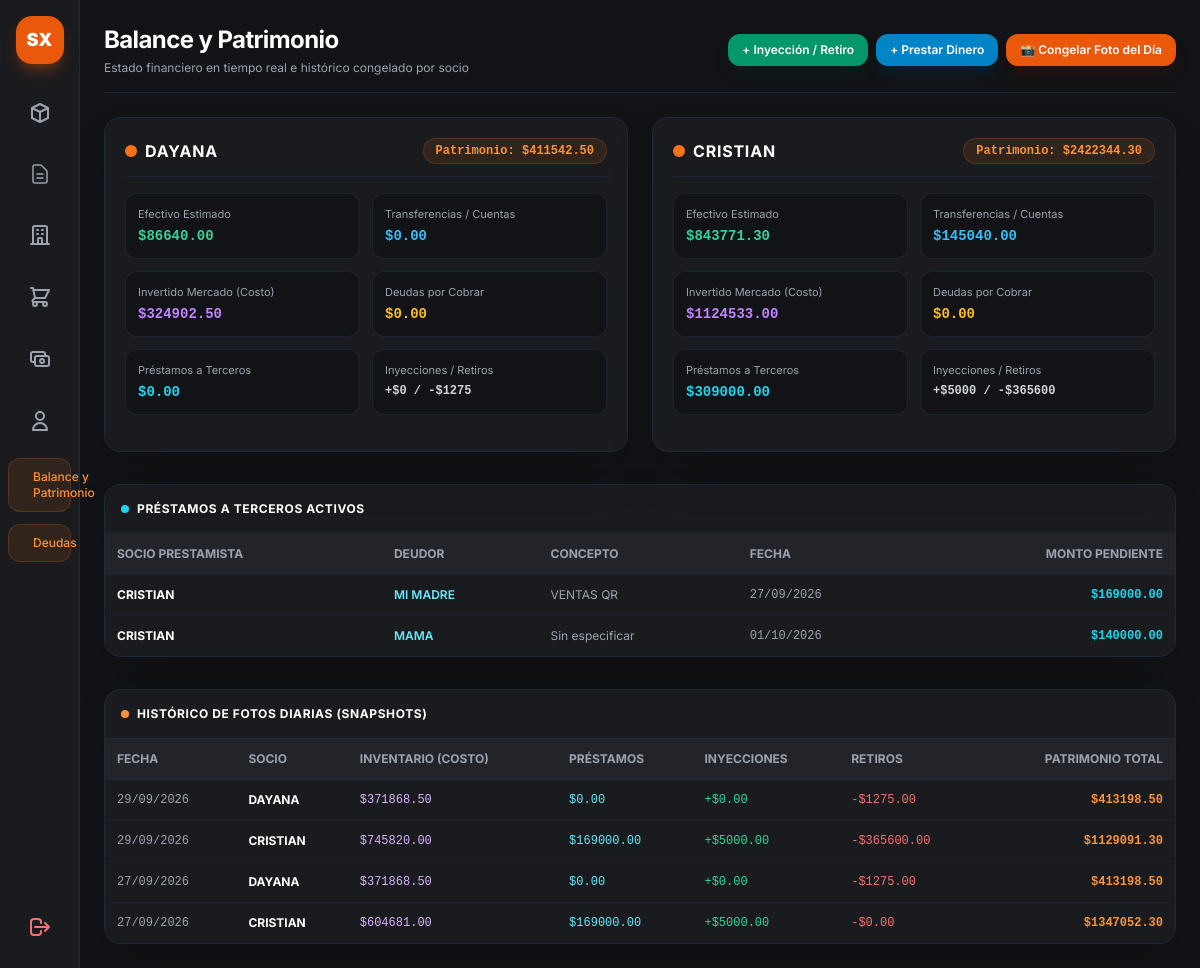
The page /admin/balance (signed in) on the database its author committed.
### app.py (models this page shows)
class Propietario(db.Model):
    __tablename__ = 'propietarios'
    id = db.Column(db.Integer, primary_key=True)
    nombre = db.Column(db.String(100), nullable=False, unique=True)
    descripcion = db.Column(db.String(200))
    productos = db.relationship('Producto', backref='propietario', lazy=True)

class PrestamoTercero(db.Model):
    __tablename__ = 'prestamos_terceros'
    id = db.Column(db.Integer, primary_key=True)
    propietario_id = db.Column(db.Integer, db.ForeignKey('propietarios.id'), nullable=False)
    deudor_nombre = db.Column(db.String(100), nullable=False)
    monto = db.Column(db.Float, nullable=False)
    saldo_pendiente = db.Column(db.Float, nullable=False)
    metodo_pago = db.Column(db.String(20), default='EFECTIVO')  # 'EFECTIVO' o 'TRANSFERENCIA'
    concepto = db.Column(db.String(255), nullable=True)
    fecha = db.Column(db.DateTime, default=datetime.now)
    estado = db.Column(db.String(20), default='PENDIENTE')
    propietario = db.relationship('Propietario', backref=db.backref('prestamos', lazy=True))

class SnapshotBalanceDiario(db.Model):
    __tablename__ = 'snapshots_balance_diario'
    id = db.Column(db.Integer, primary_key=True)
    fecha = db.Column(db.Date, nullable=False)
    propietario_nombre = db.Column(db.String(100), nullable=False)
    efectivo = db.Column(db.Float, default=0.0)
    transferencia = db.Column(db.Float, default=0.0)
    inventario_costo = db.Column(db.Float, default=0.0)
    deudas_por_cobrar = db.Column(db.Float, default=0.0)
    prestamos_otorgados = db.Column(db.Float, default=0.0)
    inyecciones = db.Column(db.Float, default=0.0)
    retiros = db.Column(db.Float, default=0.0)
    patrimonio_total = db.Column(db.Float, default=0.0)

### app.py (the view, shortened to what this page needs)
@app.route('/admin/balance')
def vista_balance():
    if 'user' not in session or session.get('rol') != 'admin':
        return redirect(url_for('login'))
    propietarios = Propietario.query.all()
    balance_propietarios = []
    for prop in propietarios:
        productos_prop = Producto.query.filter_by(propietario_id=prop.id).all()
        inventario_costo = sum((obtener_stock_total(p) * (p.precio_costo or 0.0)) for p in productos_prop)
        deudas_cobrar = 0.0
        try:
            filas_deudas = db.session.execute(
                db.text("SELECT * FROM deudas_cierre WHERE LOWER(COALESCE(estado, '')) = 'pendiente' OR cierre_pago_id IS NULL")
            ).mappings().all()
            for row in filas_deudas:
                estado_str = str(row.get('estado', '')).lower()
                if estado_str == 'pagado' or row.get('cierre_pago_id') is not None:
                    continue
        except Exception:
            deudas_cobrar = 0.0
        prestamos = PrestamoTercero.query.filter_by(propietario_id=prop.id, estado='PENDIENTE').all()
        prestamos_efectivo = sum(p.saldo_pendiente for p in prestamos if not getattr(p, 'metodo_pago', None) or p.metodo_pago == 'EFECTIVO')
        prestamos_transf = sum(p.saldo_pendiente for p in prestamos if getattr(p, 'metodo_pago', None) == 'TRANSFERENCIA')
        total_prestamos = prestamos_efectivo + prestamos_transf
        movs = MovimientoCapital.query.filter_by(propietario_id=prop.id).all()
        inyecciones_efectivo = sum(m.monto for m in movs if m.tipo == 'INYECCION' and (not getattr(m, 'metodo_pago', None) or m.metodo_pago == 'EFECTIVO'))
        retiros_efectivo = sum(m.monto for m in movs if m.tipo == 'RETIRO' and (not getattr(m, 'metodo_pago', None) or m.metodo_pago == 'EFECTIVO'))
        inyecciones_transf = sum(m.monto for m in movs if m.tipo == 'INYECCION' and getattr(m, 'metodo_pago', None) == 'TRANSFERENCIA')
        retiros_transf = sum(m.monto for m in movs if m.tipo == 'RETIRO' and getattr(m, 'metodo_pago', None) == 'TRANSFERENCIA')
        total_inyecciones = inyecciones_efectivo + inyecciones_transf
        total_retiros = retiros_efectivo + retiros_transf
        compras_socio = Compra.query.filter_by(propietario_id=prop.id).all() if 'Compra' in globals() else []
        compras_efectivo = sum(c.total_compra for c in compras_socio if c.metodo_pago == 'EFECTIVO' or not c.metodo_pago)
        compras_transf = sum(c.total_compra for c in compras_socio if c.metodo_pago == 'TRANSFERENCIA')
        efectivo_acumulado = 0.0
        transferencias_cierres = 0.0
        es_cristian = 'CRISTIAN' in prop.nombre.upper()
        if 'CierreDia' in globals():
            cierres = CierreDia.query.all()
            for c in cierres:
                if hasattr(c, 'detalles'):
                    for d in c.detalles:
                        prod = Producto.query.get(d.producto_id)
                        if prod and prod.propietario_id == prop.id:
                            efectivo_acumulado += (d.subtotal or 0.0)
                if es_cristian and hasattr(c, 'total_transferencias') and c.total_transferencias:
                    transferencias_cierres += (c.total_transferencias or 0.0)
        efectivo_liquido = max(0.0, efectivo_acumulado + inyecciones_efectivo - retiros_efectivo - prestamos_efectivo - compras_efectivo)
        transferencias_acumuladas = max(0.0, transferencias_cierres + inyecciones_transf - retiros_transf - prestamos_transf - compras_transf)
        patrimonio_total = efectivo_liquido + transferencias_acumuladas + inventario_costo + deudas_cobrar + total_prestamos
        balance_propietarios.append({
            'propietario': prop,
            'efectivo': efectivo_liquido,
            'transferencia': transferencias_acumuladas,
            'inventario_costo': inventario_costo,
            'deudas_por_cobrar': deudas_cobrar,
            'prestamos': total_prestamos,
            'inyecciones': total_inyecciones,
            'retiros': total_retiros,
            'patrimonio_total': patrimonio_total
        })
    snapshots = SnapshotBalanceDiario.query.order_by(SnapshotBalanceDiario.fecha.desc()).limit(30).all()
    prestamos_activos = PrestamoTercero.query.filter_by(estado='PENDIENTE').all()
    return render_template(
        'admin_balance.html',
        balance_propietarios=balance_propietarios,
        snapshots=snapshots,
        prestamos=prestamos_activos,
        propietarios=propietarios
    )

### app.py (called while the page is built)
def obtener_stock_total(producto):
    if hasattr(producto, 'stocks'):
        if isinstance(producto.stocks, (list, tuple)) or hasattr(producto.stocks, '__iter__'):
            return sum(getattr(s, 'cantidad', getattr(s, 'stock', 0)) for s in producto.stocks)
        return producto.stocks or 0
    return getattr(producto, 'stock', 0)

@app.context_processor
def inject_today():
    return {'hoy': date.today()}

### templates/admin_balance.html (shortened to what this page needs)
{% extends "base.html" %}
{% block content %}
<main class="flex-1 flex flex-col min-w-0 overflow-y-auto p-4 md:p-6 bg-[#121316]">
    <header class="mb-6 flex flex-col sm:flex-row sm:items-center justify-between gap-4 border-b border-gray-800/80 pb-4">
        <div>
            <h1 class="text-2xl font-bold text-white tracking-tight flex items-center gap-2">
                <span>Balance y Patrimonio</span>
            </h1>
            <p class="text-xs text-gray-400 mt-1">Estado financiero en tiempo real e histórico congelado por socio</p>
        </div>
        <div class="flex flex-wrap gap-2">
            <button onclick="abrirModal('modal-movimiento')" class="px-3.5 py-2 bg-emerald-600 hover:bg-emerald-500 text-white rounded-xl text-xs font-semibold transition flex items-center gap-1.5 shadow-lg shadow-emerald-950/40">
                <span>+ Inyección / Retiro</span>
            </button>
            <button onclick="abrirModal('modal-prestamo')" class="px-3.5 py-2 bg-sky-600 hover:bg-sky-500 text-white rounded-xl text-xs font-semibold transition flex items-center gap-1.5 shadow-lg shadow-sky-950/40">
                <span>+ Prestar Dinero</span>
            </button>
            <button onclick="guardarSnapshot()" class="px-3.5 py-2 bg-orange-600 hover:bg-orange-500 text-white rounded-xl text-xs font-semibold transition flex items-center gap-1.5 shadow-lg shadow-orange-950/40">
                <span>📸 Congelar Foto del Día</span>
            </button>
        </div>
    </header>
    <div class="grid grid-cols-1 md:grid-cols-2 gap-6 mb-8">
        {% for b in balance_propietarios %}
        <div class="bg-[#1a1b1e] border border-gray-800 rounded-2xl p-5 shadow-2xl relative overflow-hidden flex flex-col justify-between">
            <div>
                <div class="flex justify-between items-center mb-4 border-b border-gray-800/80 pb-3">
                    <div class="flex items-center gap-2">
                        <div class="w-3 h-3 rounded-full bg-orange-500 animate-pulse"></div>
                        <h2 class="text-base font-bold text-white uppercase tracking-wider">{{ b.propietario.nombre }}</h2>
                    </div>
                    <span class="text-xs px-3 py-1 rounded-full bg-orange-500/10 text-orange-400 border border-orange-500/20 font-bold font-mono">
                        Patrimonio: ${{ "%.2f"|format(b.patrimonio_total) }}
                    </span>
                </div>
                <div class="grid grid-cols-2 gap-3 text-xs mb-4">
                    <div class="bg-[#121316] p-3 rounded-xl border border-gray-800/80">
                        <span class="text-gray-400 block text-[11px] mb-1">Efectivo Estimado</span>
                        <span class="text-emerald-400 font-bold font-mono text-sm">${{ "%.2f"|format(b.efectivo) }}</span>
                    </div>
                    <div class="bg-[#121316] p-3 rounded-xl border border-gray-800/80">
                        <span class="text-gray-400 block text-[11px] mb-1">Transferencias / Cuentas</span>
                        <span class="text-sky-400 font-bold font-mono text-sm">${{ "%.2f"|format(b.transferencia) }}</span>
                    </div>
                    <div class="bg-[#121316] p-3 rounded-xl border border-gray-800/80">
                        <span class="text-gray-400 block text-[11px] mb-1">Invertido Mercado (Costo)</span>
                        <span class="text-purple-400 font-bold font-mono text-sm">${{ "%.2f"|format(b.inventario_costo) }}</span>
                    </div>
                    <div class="bg-[#121316] p-3 rounded-xl border border-gray-800/80">
                        <span class="text-gray-400 block text-[11px] mb-1">Deudas por Cobrar</span>
                        <span class="text-amber-400 font-bold font-mono text-sm">${{ "%.2f"|format(b.deudas_por_cobrar) }}</span>
                    </div>
                    <div class="bg-[#121316] p-3 rounded-xl border border-gray-800/80">
                        <span class="text-gray-400 block text-[11px] mb-1">Préstamos a Terceros</span>
                        <span class="text-cyan-400 font-bold font-mono text-sm">${{ "%.2f"|format(b.prestamos) }}</span>
                    </div>
                    <div class="bg-[#121316] p-3 rounded-xl border border-gray-800/80">
                        <span class="text-gray-400 block text-[11px] mb-1">Inyecciones / Retiros</span>
                        <span class="text-gray-300 font-bold font-mono text-xs">
                            +${{ "%.0f"|format(b.inyecciones) }} / -${{ "%.0f"|format(b.retiros) }}
                        </span>
                    </div>
                </div>
            </div>
        </div>
        {% endfor %}
    </div>
    {% if prestamos %}
    <section class="bg-[#1a1b1e] border border-gray-800 rounded-2xl overflow-hidden shadow-2xl mb-8">
        <div class="p-4 border-b border-gray-800 flex justify-between items-center">
            <h3 class="text-xs font-bold text-white uppercase tracking-wider flex items-center gap-2">
                <span class="w-2 h-2 rounded-full bg-cyan-400"></span>
                Préstamos a Terceros Activos
            </h3>
        </div>
        <div class="overflow-x-auto">
            <table class="w-full text-left border-collapse text-xs">
                <thead>
                    <tr class="border-b border-gray-800 text-gray-400 uppercase bg-[#222429]">
                        <th class="p-3">Socio Prestamista</th>
                        <th class="p-3">Deudor</th>
                        <th class="p-3">Concepto</th>
                        <th class="p-3">Fecha</th>
                        <th class="p-3 text-right">Monto Pendiente</th>
                    </tr>
                </thead>
                <tbody class="divide-y divide-gray-800/60 text-gray-300">
                    {% for p in prestamos %}
                    <tr class="hover:bg-gray-800/30 transition">
                        <td class="p-3 font-bold text-white">{{ p.propietario.nombre }}</td>
                        <td class="p-3 text-cyan-300 font-semibold">{{ p.deudor_nombre }}</td>
                        <td class="p-3 text-gray-400">{{ p.concepto or 'Sin especificar' }}</td>
                        <td class="p-3 font-mono text-gray-400">{{ p.fecha.strftime('%d/%m/%Y') }}</td>
                        <td class="p-3 text-right font-mono font-bold text-cyan-400">${{ "%.2f"|format(p.saldo_pendiente) }}</td>
                    </tr>
                    {% endfor %}
                </tbody>
            </table>
        </div>
    </section>
    {% endif %}
    <section class="bg-[#1a1b1e] border border-gray-800 rounded-2xl overflow-hidden shadow-2xl">
        <div class="p-4 border-b border-gray-800 flex justify-between items-center">
            <h3 class="text-xs font-bold text-white uppercase tracking-wider flex items-center gap-2">
                <span class="w-2 h-2 rounded-full bg-orange-400"></span>
                Histórico de Fotos Diarias (Snapshots)
            </h3>
        </div>
        <div class="overflow-x-auto">
            <table class="w-full text-left border-collapse text-xs">
                <thead>
                    <tr class="border-b border-gray-800 text-gray-400 uppercase bg-[#222429]">
                        <th class="p-3">Fecha</th>
                        <th class="p-3">Socio</th>
                        <th class="p-3">Inventario (Costo)</th>
                        <th class="p-3">Préstamos</th>
                        <th class="p-3">Inyecciones</th>
                        <th class="p-3">Retiros</th>
                        <th class="p-3 text-right">Patrimonio Total</th>
                    </tr>
                </thead>
                <tbody class="divide-y divide-gray-800/60 text-gray-300">
                    {% for s in snapshots %}
                    <tr class="hover:bg-gray-800/30 transition">
                        <td class="p-3 font-mono text-gray-400">{{ s.fecha.strftime('%d/%m/%Y') }}</td>
                        <td class="p-3 font-bold text-white">{{ s.propietario_nombre }}</td>
                        <td class="p-3 font-mono text-purple-300">${{ "%.2f"|format(s.inventario_costo) }}</td>
                        <td class="p-3 font-mono text-cyan-300">${{ "%.2f"|format(s.prestamos_otorgados) }}</td>
                        <td class="p-3 font-mono text-emerald-400">+${{ "%.2f"|format(s.inyecciones) }}</td>
                        <td class="p-3 font-mono text-red-400">-${{ "%.2f"|format(s.retiros) }}</td>
                        <td class="p-3 text-right font-mono font-bold text-orange-400">${{ "%.2f"|format(s.patrimonio_total) }}</td>
                    </tr>
                    {% else %}
                    <tr>
                        <td colspan="7" class="p-8 text-center text-gray-500">
                            No hay fotos históricas guardadas todavía. Haz clic en <strong class="text-gray-300">"📸 Congelar Foto del Día"</strong>.
                        </td>
                    </tr>
                    {% endfor %}
                </tbody>
            </table>
        </div>
    </section>
</main>
{% endblock %}

### static/css/style.css (style rules this page uses)
body { font-family: 'Inter', sans-serif; }

### rows shown on the page
Propietario: propietario.nombre "DAYANA"
Propietario: propietario.nombre "CRISTIAN"
PrestamoTercero: propietario.nombre "CRISTIAN", deudor_nombre "MI MADRE", concepto "VENTAS QR", fecha "27/09/2026", saldo_pendiente "169000.00"
PrestamoTercero: propietario.nombre "CRISTIAN", deudor_nombre "MAMA", concepto "Sin especificar", fecha "01/10/2026", saldo_pendiente "140000.00"
SnapshotBalanceDiario: fecha "29/09/2026", propietario_nombre "DAYANA", inventario_costo "371868.50", prestamos_otorgados "0.00", inyecciones "0.00", retiros "1275.00", patrimonio_total "413198.50"
SnapshotBalanceDiario: fecha "29/09/2026", propietario_nombre "CRISTIAN", inventario_costo "745820.00", prestamos_otorgados "169000.00", inyecciones "5000.00", retiros "365600.00", patrimonio_total "1129091.30"
SnapshotBalanceDiario: fecha "27/09/2026", propietario_nombre "DAYANA", inventario_costo "371868.50", prestamos_otorgados "0.00", inyecciones "0.00", retiros "1275.00", patrimonio_total "413198.50"
SnapshotBalanceDiario: fecha "27/09/2026", propietario_nombre "CRISTIAN", inventario_costo "604681.00", prestamos_otorgados "169000.00", inyecciones "5000.00", retiros "0.00", patrimonio_total "1347052.30"

### other values the page prints
{{ "%.2f"|format(b.patrimonio_total) }} "411542.50" "2422344.30"
{{ "%.2f"|format(b.efectivo) }} "86640.00" "843771.30"
{{ "%.2f"|format(b.transferencia) }} "0.00" "145040.00"
{{ "%.2f"|format(b.inventario_costo) }} "324902.50" "1124533.00"
{{ "%.2f"|format(b.deudas_por_cobrar) }} "0.00" "0.00"
{{ "%.2f"|format(b.prestamos) }} "0.00" "309000.00"
{{ "%.0f"|format(b.inyecciones) }} "0" "5000"
{{ "%.0f"|format(b.retiros) }} "1275" "365600"
